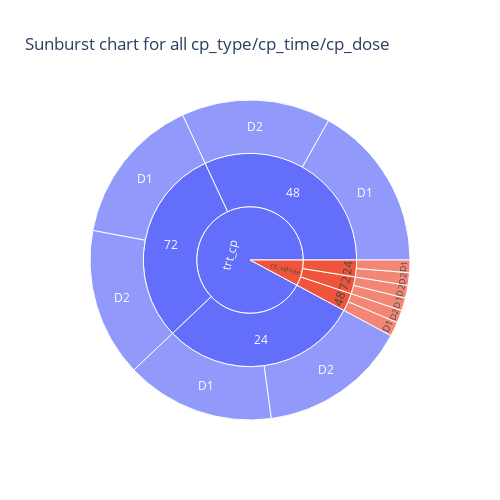

This figure's notebook cell:
### Code cell
ds = df[df['dataset']=='train']
ds = ds.groupby(['cp_type', 'cp_time', 'cp_dose'])['sig_id'].count().reset_index()

ds.columns = ['cp_type', 'cp_time', 'cp_dose', 'count']

fig = px.sunburst(ds, path=['cp_type','cp_time','cp_dose'], values='count', title='Sunburst chart for all cp_type/cp_time/cp_dose', width=500,height=500)

fig

### Figure 1 — Plotly figure (JSON) as saved in the notebook; plotly's stock layout.template omitted (floating-point values rounded to 4 significant figures)
{"data": [{"branchvalues": "total", "domain": {"x": [0, 1], "y": [0, 1]}, "hovertemplate": "labels=%{label}<br>count=%{value}<br>parent=%{parent}<br>id=%{id}<extra></extra>", "ids": ["ctl_vehicle/24/D1", "trt_cp/24/D1", "ctl_vehicle/48/D1", "trt_cp/48/D1", "ctl_vehicle/72/D1", "trt_cp/72/D1", "ctl_vehicle/24/D2", "trt_cp/24/D2", "ctl_vehicle/48/D2", "trt_cp/48/D2", "ctl_vehicle/72/D2", "trt_cp/72/D2", "ctl_vehicle/24", "trt_cp/24", "ctl_vehicle/48", "trt_cp/48", "ctl_vehicle/72", "trt_cp/72", "ctl_vehicle", "trt_cp"], "labels": ["D1", "D1", "D1", "D1", "D1", "D1", "D2", "D2", "D2", "D2", "D2", "D2", "24", "24", "48", "48", "72", "72", "ctl_vehicle", "trt_cp"], "name": "", "parents": ["ctl_vehicle/24", "trt_cp/24", "ctl_vehicle/48", "trt_cp/48", "ctl_vehicle/72", "trt_cp/72", "ctl_vehicle/24", "trt_cp/24", "ctl_vehicle/48", "trt_cp/48", "ctl_vehicle/72", "trt_cp/72", "ctl_vehicle", "trt_cp", "ctl_vehicle", "trt_cp", "ctl_vehicle", "trt_cp", "", ""], "type": "sunburst", "values": [301, 3585, 343, 4011, 307, 3600, 305, 3581, 305, 3591, 305, 3580, 606, 7166, 648, 7602, 612, 7180, 1866, 21948]}], "layout": {"height": 500, "legend": {"tracegroupgap": 0}, "title": {"text": "Sunburst chart for all cp_type/cp_time/cp_dose"}, "width": 500}}
